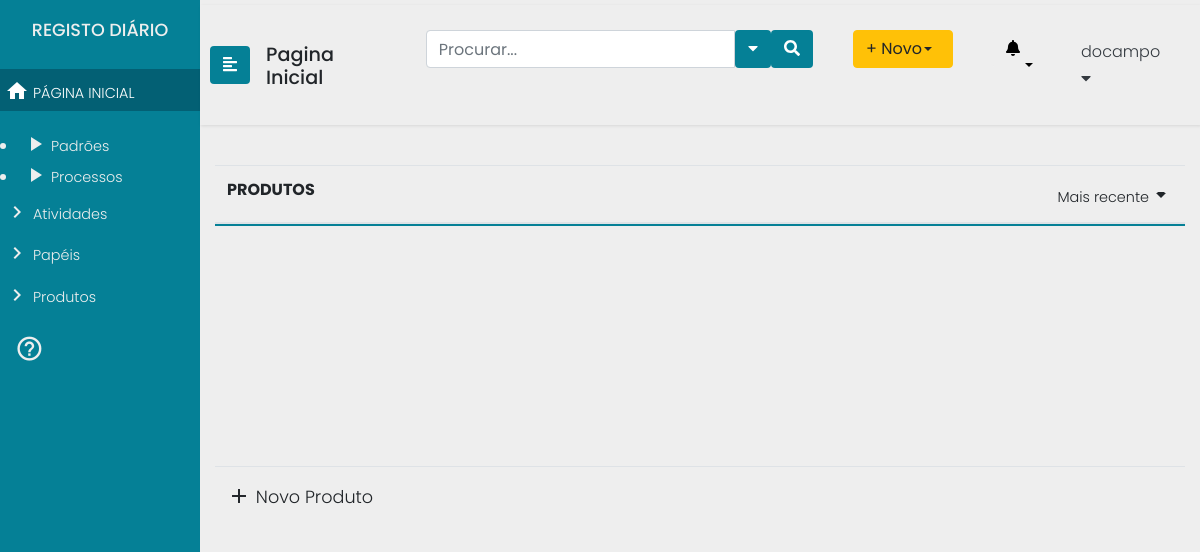
/produtos (signed in), run on an earlier commit of the app's database.
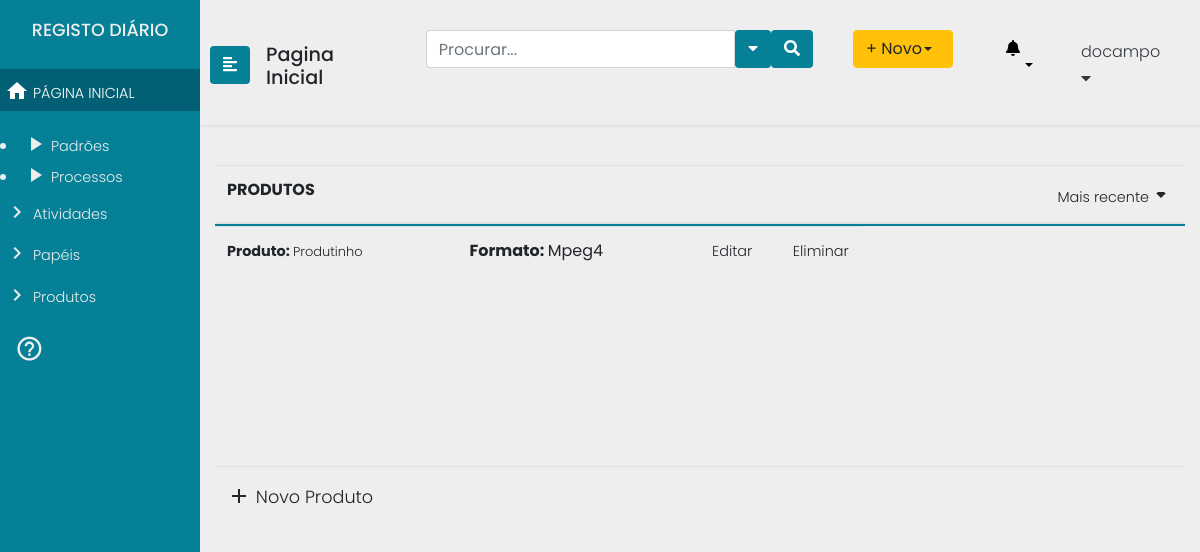
And on a later commit of the database.
### processes/models.py (models this page shows, shortened)
class Product(models.Model):
    product_name = models.CharField(max_length=200)
    product_type = models.CharField(max_length=1)
    product_format = models.CharField(max_length=200)
    activity = models.ManyToManyField(Activity, blank=True)

### processes/views.py (the view)
# urls.py: path("produtos", views.produtos, name="produtos"),
@login_required(login_url='/login2')
def produtos(request):
	return render(request=request,
					template_name="processes/produtos.html",
					context={"users" : User.objects.all(),
					"groups" : Group.objects.all(),
					 "prods" : Product.objects.all() })

### templates/processes/produtos.html (shortened to what this page needs)
{% extends "processes/header2.html" %}
				{% block content %}
				{% if perms.Users.test_GProc or  perms.Users.test_Analist %}
				{% include "processes/includes/sidenav_gpanalist.html" %}
				<div class="container">
					<table class="table table-hover header-fixed">
						<thead>
							<tr class="d-flex">
								<th class="col-9">PRODUTOS</th>
								<th class="col-3 text-right">
									<a class="dropdown-toggle" id="sidebarCollapse" data-toggle="dropdown" href="#" role="button" aria-haspopup="true" aria-expanded="false"><span>Mais recente</span><i class="material-icons">arrow_drop_down</i></a>
								</th>
							</tr>
						</thead>
						<tbody>
								{% for prod in prods %}
								<tr class="d-flex">
										<td class="col-3"><span><b>Produto: </b><a href="#">{{prod.product_name}} </a></span></td>
										<td class="col-3"><b>Formato: </b>{{prod.product_format}}</span></td>
										<td class="col-1"><b><a href="produtos/ProductUpdate/{{prod.id}} ">Editar</a></span></td>
										<td class="col-1"><b><a href="produtos/ProductDelete/{{prod.id}} ">Eliminar</a></span></td>
									</tr>
									{% endfor %}
						</tbody>
						<tfoot>
							<tr class="d-flex">
								<td class="col-9"><b><a href="/produtos/ProductCreate" class="novo"><i class="material-icons">add</i> Novo Produto</a></b></td>
								<td class="col-3 text-right"></td>
							</tr>
						</tfoot>
					</table>
            </div>
		</div>
		{% endif %}
		{% endblock %}

What changed in the data, as far as the page shows it:
added Product: product_name "Produtinho", product_format "Mpeg4"
